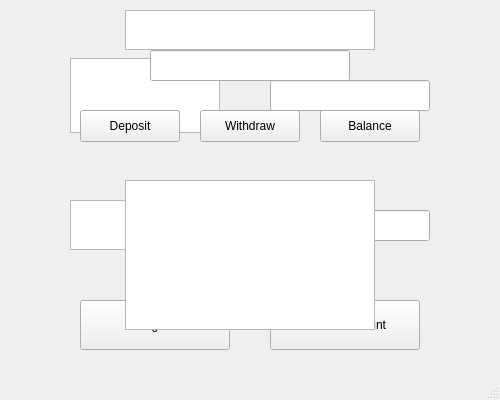
<?xml version="1.0" encoding="UTF-8"?>
<ui version="4.0">
 <class>MainWindow</class>
 <widget class="QMainWindow" name="MainWindow">
  <property name="geometry">
   <rect>
    <x>0</x>
    <y>0</y>
    <width>500</width>
    <height>400</height>
   </rect>
  </property>
  <property name="minimumSize">
   <size>
    <width>500</width>
    <height>400</height>
   </size>
  </property>
  <property name="maximumSize">
   <size>
    <width>500</width>
    <height>400</height>
   </size>
  </property>
  <property name="windowTitle">
   <string>MainWindow</string>
  </property>
  <widget class="QWidget" name="centralwidget">
   <widget class="QLineEdit" name="name_label">
    <property name="geometry">
     <rect>
      <x>270</x>
      <y>80</y>
      <width>160</width>
      <height>31</height>
     </rect>
    </property>
   </widget>
   <widget class="QLineEdit" name="pin_label">
    <property name="geometry">
     <rect>
      <x>270</x>
      <y>210</y>
      <width>160</width>
      <height>31</height>
     </rect>
    </property>
   </widget>
   <widget class="QPushButton" name="deposit_button">
    <property name="geometry">
     <rect>
      <x>80</x>
      <y>110</y>
      <width>100</width>
      <height>32</height>
     </rect>
    </property>
    <property name="text">
     <string>Deposit</string>
    </property>
   </widget>
   <widget class="QPushButton" name="withdraw_button">
    <property name="geometry">
     <rect>
      <x>200</x>
      <y>110</y>
      <width>100</width>
      <height>32</height>
     </rect>
    </property>
    <property name="text">
     <string>Withdraw</string>
    </property>
   </widget>
   <widget class="QPushButton" name="balance_button">
    <property name="geometry">
     <rect>
      <x>320</x>
      <y>110</y>
      <width>100</width>
      <height>32</height>
     </rect>
    </property>
    <property name="text">
     <string>Balance</string>
    </property>
   </widget>
   <widget class="QTextBrowser" name="balance_display">
    <property name="geometry">
     <rect>
      <x>125</x>
      <y>180</y>
      <width>250</width>
      <height>150</height>
     </rect>
    </property>
   </widget>
   <widget class="QLineEdit" name="amount_label">
    <property name="geometry">
     <rect>
      <x>150</x>
      <y>50</y>
      <width>200</width>
      <height>31</height>
     </rect>
    </property>
   </widget>
   <widget class="QTextBrowser" name="name_title">
    <property name="geometry">
     <rect>
      <x>70</x>
      <y>58</y>
      <width>150</width>
      <height>75</height>
     </rect>
    </property>
   </widget>
   <widget class="QTextBrowser" name="pin_title">
    <property name="geometry">
     <rect>
      <x>70</x>
      <y>200</y>
      <width>150</width>
      <height>50</height>
     </rect>
    </property>
   </widget>
   <widget class="QPushButton" name="login_button">
    <property name="geometry">
     <rect>
      <x>80</x>
      <y>300</y>
      <width>150</width>
      <height>50</height>
     </rect>
    </property>
    <property name="text">
     <string>Log In</string>
    </property>
   </widget>
   <widget class="QPushButton" name="create_button">
    <property name="geometry">
     <rect>
      <x>270</x>
      <y>300</y>
      <width>150</width>
      <height>50</height>
     </rect>
    </property>
    <property name="text">
     <string>Create Account</string>
    </property>
   </widget>
   <widget class="QTextBrowser" name="error_message">
    <property name="geometry">
     <rect>
      <x>125</x>
      <y>10</y>
      <width>250</width>
      <height>40</height>
     </rect>
    </property>
   </widget>
   <zorder>error_message</zorder>
   <zorder>create_button</zorder>
   <zorder>login_button</zorder>
   <zorder>pin_title</zorder>
   <zorder>name_title</zorder>
   <zorder>name_label</zorder>
   <zorder>pin_label</zorder>
   <zorder>deposit_button</zorder>
   <zorder>withdraw_button</zorder>
   <zorder>balance_button</zorder>
   <zorder>balance_display</zorder>
   <zorder>amount_label</zorder>
  </widget>
  <widget class="QMenuBar" name="menubar">
   <property name="geometry">
    <rect>
     <x>0</x>
     <y>0</y>
     <width>500</width>
     <height>24</height>
    </rect>
   </property>
  </widget>
  <widget class="QStatusBar" name="statusbar"/>
 </widget>
 <resources/>
 <connections/>
</ui>
